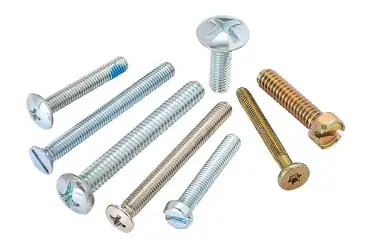
#> input picture 3.jpg, 371 x 248 px
$ python ObjAnalysis1.py
#> lines starting #> are read from the running program, lines starting #| are printed output that depends on the picture; after the words box and inside, x2 and y2 are one past the last pixel; in counts of white or black regions, pixels touching at a corner belong together
import cv2
import numpy as np


# ==========================================
# 1. LOAD IMAGE
# ==========================================
image = cv2.imread("3.jpg")
#> image is the input picture: shape (248, 371, 3); mean B, G, R 233.6, 235.5, 234.7

if image is None:
    print("Error: Image not found!")
    exit()

# Resize while keeping processing manageable
image = cv2.resize(image, (900, 600))
#> image: shape (600, 900, 3)

result = image.copy()


# ==========================================
# 2. CONVERT TO GRAYSCALE
# ==========================================
gray = cv2.cvtColor(image, cv2.COLOR_BGR2GRAY)
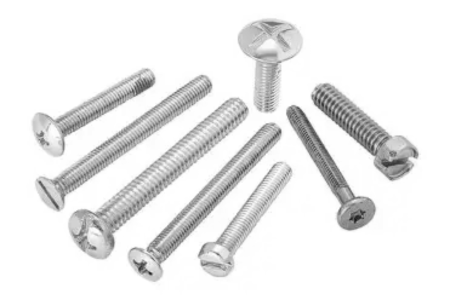
#> gray: shape (600, 900) (shown at 1/2 size); min 16, max 255, mean 235


# ==========================================
# 3. IMPROVE CONTRAST
# CLAHE helps with uneven lighting
# ==========================================
clahe = cv2.createCLAHE(
    clipLimit=2.0,
    tileGridSize=(8, 8)
)

enhanced = clahe.apply(gray)
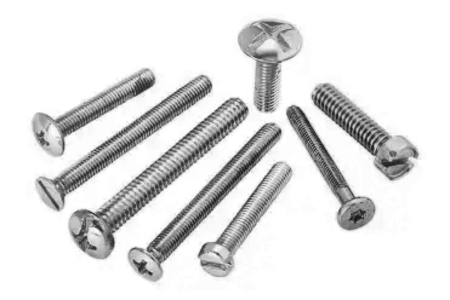
#> enhanced: shape (600, 900) (shown at 1/2 size); min 11, max 255, mean 225.9


# ==========================================
# 4. REMOVE NOISE
# Bilateral filter removes noise while
# preserving object edges
# ==========================================
denoised = cv2.bilateralFilter(
    enhanced,
    9,
    75,
    75
)


# ==========================================
# 5. SHARPEN THE IMAGE SLIGHTLY
# Helps weak object boundaries
# ==========================================
blur_for_sharp = cv2.GaussianBlur(
    denoised,
    (0, 0),
    3
)
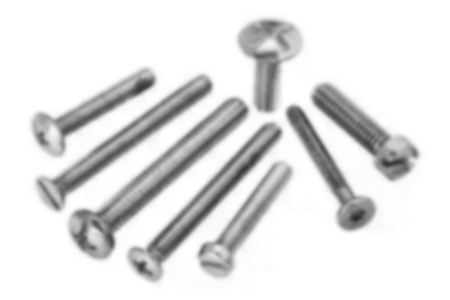
#> blur_for_sharp: shape (600, 900) (shown at 1/2 size); min 43, max 255, mean 225.9

sharpened = cv2.addWeighted(
    denoised,
    1.5,
    blur_for_sharp,
    -0.5,
    0
)


# ==========================================
# 6. AUTOMATIC THRESHOLDING
# Otsu automatically selects the threshold
# ==========================================
_, binary = cv2.threshold(
    sharpened,
    0,
    255,
    cv2.THRESH_BINARY_INV + cv2.THRESH_OTSU
)
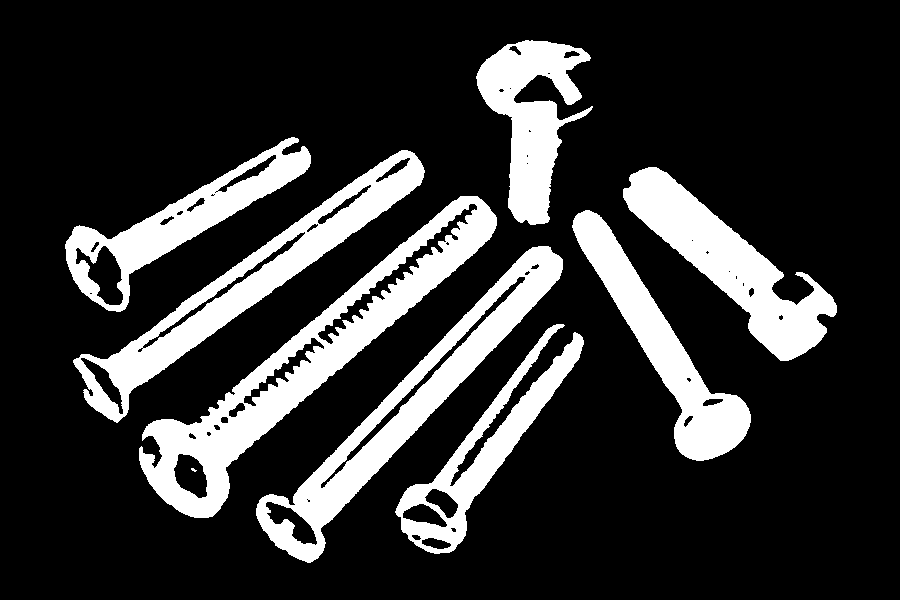
#> binary: shape (600, 900); 20% white; 9 white regions (1 under 20 px), largest, box (x1, y1, x2, y2) and area: (139, 196, 497, 518) 21697, (256, 246, 563, 563) 16440, (73, 150, 425, 423) 15635


# ==========================================
# 7. MORPHOLOGICAL CLEANING
# ==========================================
kernel = cv2.getStructuringElement(
    cv2.MORPH_ELLIPSE,
    (5, 5)
)

# Remove small noise
opened = cv2.morphologyEx(
    binary,
    cv2.MORPH_OPEN,
    kernel,
    iterations=1
)
#> opened: shape (600, 900); 19.9% white; 9 white regions, largest, box (x1, y1, x2, y2) and area: (139, 196, 497, 518) 21476, (256, 246, 563, 563) 16412, (83, 150, 425, 414) 14525

# Fill small gaps and connect broken parts
cleaned = cv2.morphologyEx(
    opened,
    cv2.MORPH_CLOSE,
    kernel,
    iterations=2
)
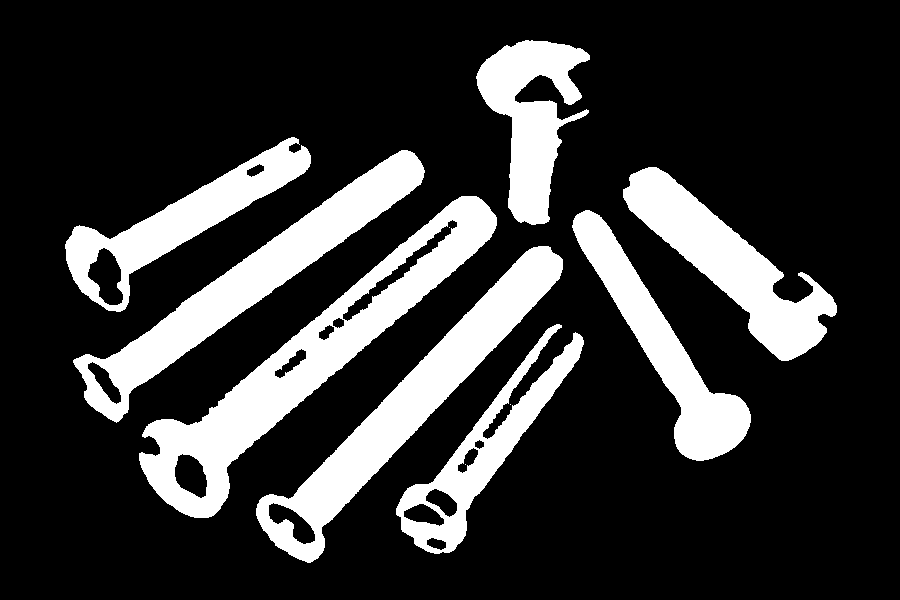
#> cleaned: shape (600, 900); 21% white; 11 white regions (3 under 20 px)


# ==========================================
# 8. FIND CONTOURS
# ==========================================
contours, hierarchy = cv2.findContours(
    cleaned,
    cv2.RETR_EXTERNAL,
    cv2.CHAIN_APPROX_SIMPLE
)
#> contours = 9 contours, 1 with area under 20; largest, box (x1, y1, x2, y2) and area: (139, 196, 497, 518) 25362, (256, 246, 563, 563) 18426, (73, 150, 425, 423) 17278, (623, 167, 837, 361) 13142, (65, 137, 311, 312) 11763, (572, 210, 751, 461) 11129, (396, 324, 584, 554) 10524, (476, 40, 590, 225) 9980


# ==========================================
# 9. ANALYZE AND COUNT OBJECTS
# ==========================================
count = 0

image_area = image.shape[0] * image.shape[1]

# Ignore contours smaller than this
min_area = image_area * 0.001


for contour in contours:

    # Calculate actual contour area
    area = cv2.contourArea(contour)

    # Ignore noise and extremely large regions
    if area < min_area:
        continue

    if area > image_area * 0.95:
        continue


    # Valid object
    count += 1


    # --------------------------------------
    # Get bounding box
    # --------------------------------------
    x, y, w, h = cv2.boundingRect(contour)


    # --------------------------------------
    # Aspect ratio
    # --------------------------------------
    aspect_ratio = w / float(h)


    # --------------------------------------
    # Perimeter
    # --------------------------------------
    perimeter = cv2.arcLength(contour, True)


    # --------------------------------------
    # Shape approximation
    # --------------------------------------
    approx = cv2.approxPolyDP(
        contour,
        0.02 * perimeter,
        True
    )

    vertices = len(approx)


    # --------------------------------------
    # Circularity
    # Helps identify circular objects
    # --------------------------------------
    circularity = 0

    if perimeter > 0:
        circularity = (
            4 * np.pi * area
        ) / (perimeter * perimeter)


    # ======================================
    # CLASSIFY SHAPE
    # ======================================
    if circularity > 0.80:
        shape = "Circular Object"

    elif aspect_ratio > 3 or aspect_ratio < 0.33:
        shape = "Long Object"

    elif vertices == 3:
        shape = "Triangle"

    elif vertices == 4:
        shape = "Rectangle/Square"

    else:
        shape = "Other Object"


    # ======================================
    # DRAW CONTOUR
    # ======================================
    cv2.drawContours(
        result,
        [contour],
        -1,
        (0, 255, 0),
        2
    )


    # # ======================================
    # # DRAW BOUNDING BOX
    # # ======================================
    # cv2.rectangle(
    #     result,
    #     (x, y),
    #     (x + w, y + h),
    #     (255, 255, 255),
    #     2
    # )

    # ======================================
    # DISPLAY SHAPE AND AREA
    # ======================================
    cv2.putText(
        result,
        f"{shape} | Area: {int(area)} px2",
        (x, max(y - 30, 40)),
        cv2.FONT_HERSHEY_SIMPLEX,
        0.5,
        (0, 255, 0),
        2
    )


    # ======================================
    # DISPLAY WIDTH AND HEIGHT
    # ======================================
    cv2.putText(
        result,
        f"W: {w}px | H: {h}px",
        (x, max(y - 8, 60)),
        cv2.FONT_HERSHEY_SIMPLEX,
        0.5,
        (255, 0, 0),
        2
    )
#> this loop made 9 passes
#> (area, x, y, w, h, aspect_ratio, perimeter, approx) on pass 7: (17278, 73, 150, 352, 273, 1.29, 982, [[420, 161], [74, 359], [87, 402], [118, 421]])
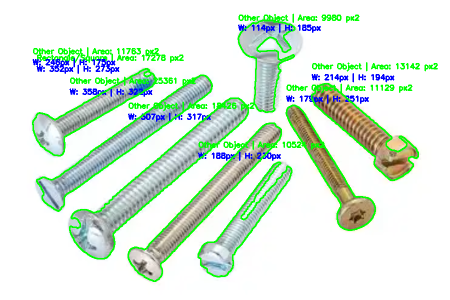
#> result: shape (600, 900, 3) (shown at 1/2 size); mean B, G, R 220.2, 235, 217.6
#> after the loop, count = 8


cv2.putText(
    result,
    f"Total Objects: {count}",
    (20, 40),
    cv2.FONT_HERSHEY_SIMPLEX,
    1,
    (255, 0, 0),
    2
)
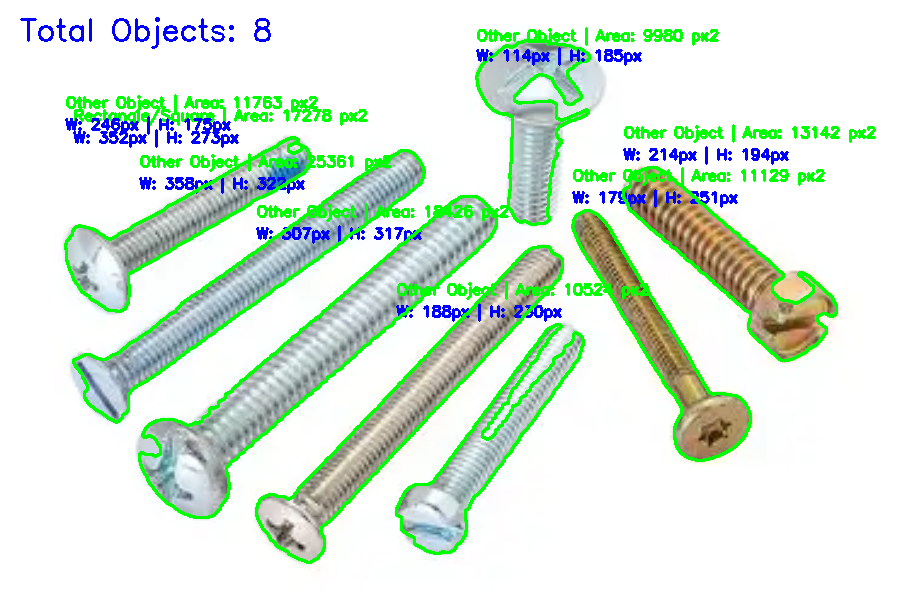
#> result: shape (600, 900, 3); 0.31% of pixels changed, all inside (x1, y1, x2, y2) = (20, 17, 271, 49)

print("Total Objects:", count)
#| Total Objects: 8

cv2.imshow("Original", image)
cv2.imshow("Enhanced", enhanced)
cv2.imshow("Denoised", denoised)
cv2.imshow("Binary", binary)
cv2.imshow("Cleaned", cleaned)
cv2.imshow("Final Result", result)

cv2.waitKey(0)
cv2.destroyAllWindows()
